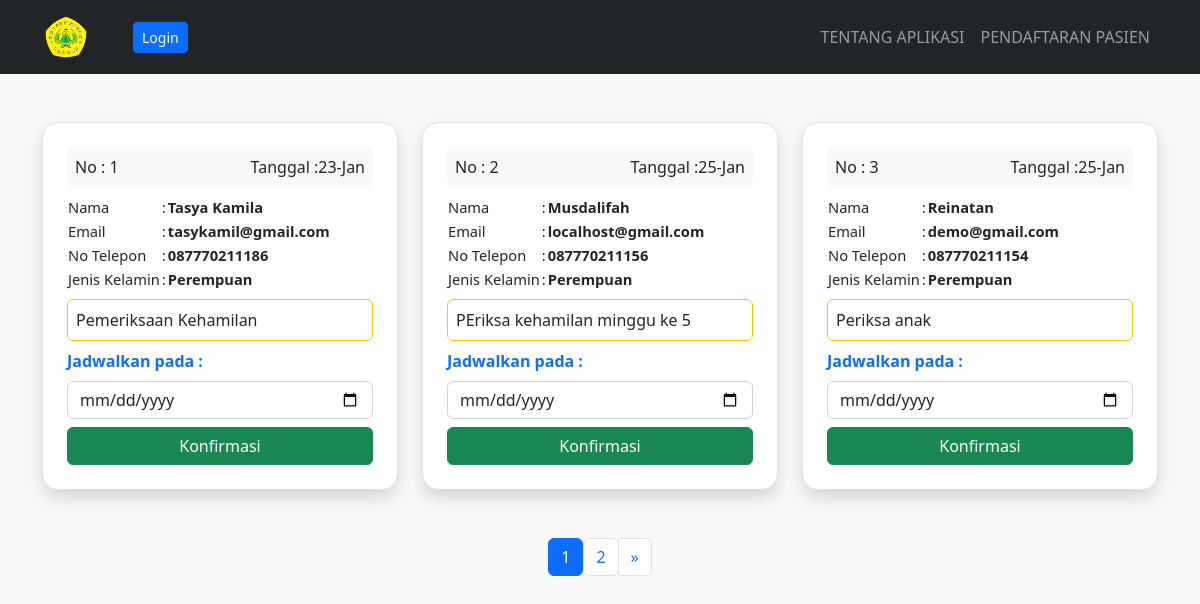
Before: /managependaftaran/ with the older database file.
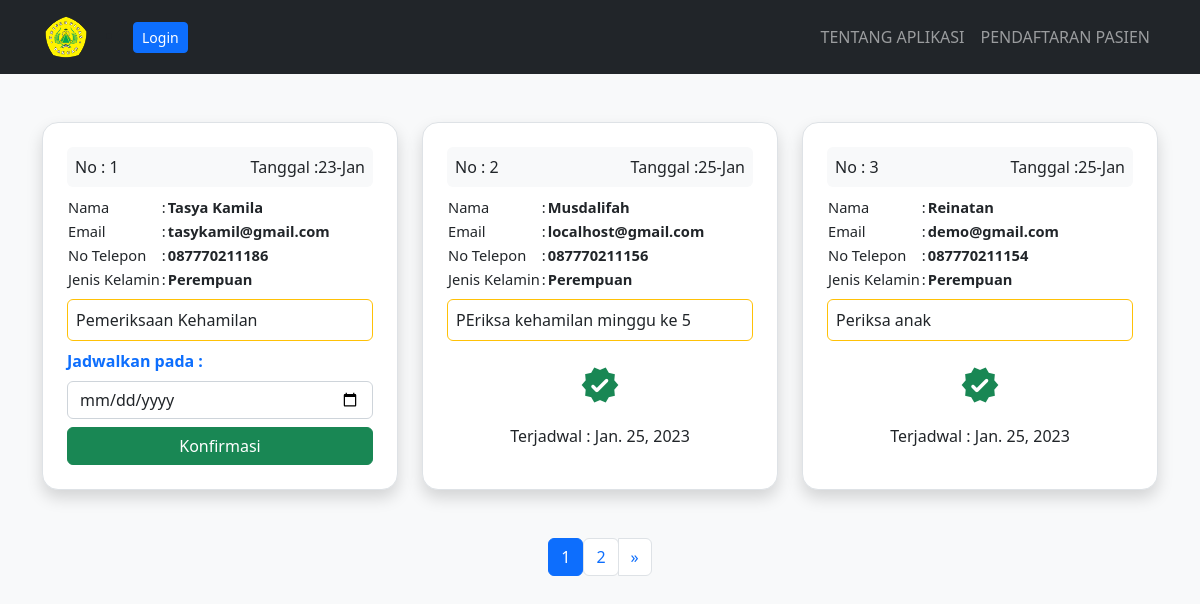
After: the same page with the newer database file.
### bidan/models.py (models this page shows, shortened)
class Pendaftaran(models.Model):
    name = models.CharField(max_length=50)
    email = models.CharField(max_length=100)
    nomortelepon = models.CharField(max_length=15)
    jeniskelamin = models.CharField(max_length=15)
    message = models.TextField(blank=True)
    tanggal_daftar = models.DateField(auto_now_add=True)
    daftar_konfirmasi = models.BooleanField(default=False)
    periksa_konfirmasi = models.BooleanField(default=False)
    tanggal_konfirmasi = models.DateField(
        auto_now_add=False, null=True, blank=True)
    class Meta:
        ordering = ["tanggal_konfirmasi", ]

### bidan/views.py (the view, shortened to what this page needs)
# urls.py: path('managependaftaran/', ManagePendaftaranTemplateView.as_view(), name='manage'),
class ManagePendaftaranTemplateView(ListView):
    template_name = 'listpendaftar.html'
    model = Pendaftaran
    context_object_name = "pendaftaran"
    login_required = True
    paginate_by = 3
    def get_context_data(self, *args, **kwargs):
        context = super().get_context_data(*args, **kwargs)
        context.update({
            "title": "Manage Pendaftaran"
        })
        return context

### templates/listpendaftar.html (shortened to what this page needs)
{% extends 'base.html' %} {% block content %}
<div class="container mt-5">
  <div class="row g-4">
    {% if data in pendaftaran is None %}
    <p>Belum Ada Pendaftaran</p>
    {% else %} {% for data in pendaftaran %}
    <div class="col-12 col-md-4">
      <div class="p-4 rounded-4 bg-body shadow border h-100">
        <div
          class="p-2 bg-light rounded text-dark d-flex justify-content-between"
        >
          <span>No : {{data.id}}</span
          ><span
            >Tanggal
            :{{data.tanggal_daftar|date:"d"}}-{{data.tanggal_daftar|date:"M"}}</span
          >
        </div>
        <table style="font-size: 11pt" class="my-2">
          <tr>
            <td>Nama</td>
            <td>:</td>
            <td class="fw-semibold">{{data.name}}</td>
          </tr>
          <tr>
            <td>Email</td>
            <td>:</td>
            <td class="fw-semibold">{{data.email}}</td>
          </tr>
          <tr>
            <td>No Telepon</td>
            <td>:</td>
            <td class="fw-semibold">{{data.nomortelepon}}</td>
          </tr>
          <tr>
            <td>Jenis Kelamin</td>
            <td>:</td>
            <td class="fw-semibold">{{data.jeniskelamin}}</td>
          </tr>
        </table>
        <div class="p-2 rounded bg-body border border-warning mb-2">
          <span>{{data.message}}</span>
        </div>
        {% if data.daftar_konfirmasi == False %}
        <form method="POST" action="{% url 'manage' %}">
          <label class="text-primary fw-semibold">Jadwalkan pada :</label>
          <input class="form-control my-2" type="date" name="date" required />
          <input
            class="btn btn-success w-100"
            type="submit"
            value="Konfirmasi"
          />
        </form>
        {% else %}
        <p class="text-center mt-4">
          <span class="material-icons-round fs-1 text-success"> verified </span>
        </p>
        <h6 class="text-center">Terjadwal : {{data.tanggal_konfirmasi}}</h6>
        {% endif %}
      </div>
    </div>
    {% endfor %} {% endif %}
  </div>
  {% if is_paginated %}
  <nav aria-label="Page navigation example">
    <ul class="pagination justify-content-center mt-5">
       {% for number in page_obj.paginator.page_range %}
      <div>
        {% if page_obj.number == number %}
        <li class="page-item active">
          <a class="page-link" href="?page={{number}}">{{number}}</a>
        </li>
        {% else %}
        <li class="page-item">
          <a class="page-link" href="?page={{number}}">{{number}}</a>
        </li>
        {% endif %}
      </div>
      {% endfor %} {% if page_obj.has_next %}
      <li class="page-item">
        <a
          class="page-link"
          href="?page={{page_obj.next_page_number }}"
          aria-label="Next"
        >
          <span aria-hidden="true">&raquo;</span>
        </a>
      </li>
      {% endif %}
    </ul>
  </nav>
  {% endif %}
</div>
{% endblock content %} {% block script %} {% endblock script %}

Changed rows visible on the page:
changed Pendaftaran "PEriksa kehamilan minggu ke 5": tanggal_konfirmasi (not shown) → "Jan. 25, 2023"; value "Konfirmasi" → (not shown); daftar_konfirmasi "Jadwalkan pada :" → "Terjadwal :"
changed Pendaftaran "Periksa anak": tanggal_konfirmasi (not shown) → "Jan. 25, 2023"; value "Konfirmasi" → (not shown); daftar_konfirmasi "Jadwalkan pada :" → "Terjadwal :"
